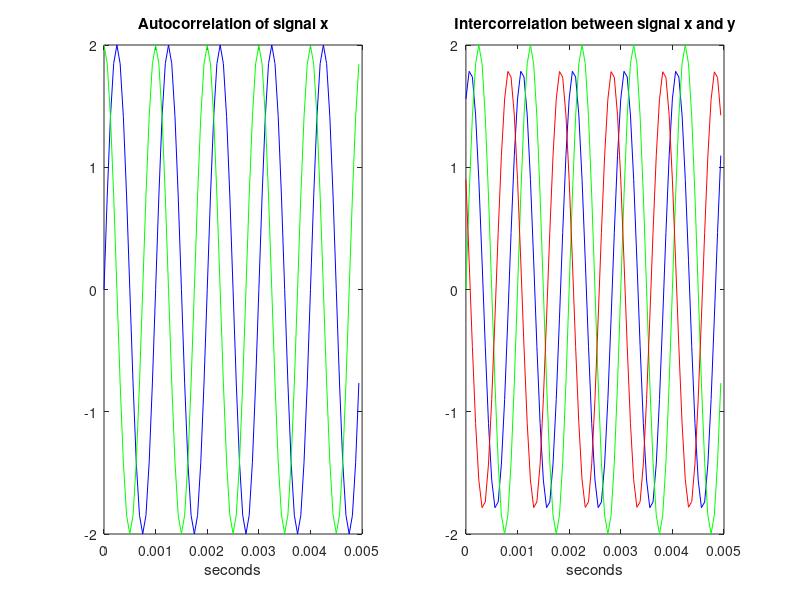

Reproduce this figure in MATLAB.
clear
clc

f0 = 1000; %Fréquence du sinus
fe = 16000; %Fréquence d'échantillonage
A=2;
T0 = 1/f0;
Te = 1/fe;
D = 2;
t = (0:Te:D);
n = ceil(5*(T0/Te)); % nbre d'échantillons

x = A*sin(2*pi*f0*t);

B=1.80; % à corriger
phi = pi/3;

y = B*sin(2*pi*f0*t+phi);

Cx = [];
nx = length(x);
x1 = [x,zeros(1,nx-1)];
for i=1:nx
    Cx = [Cx, (1/nx)*sum(x.*x1(i:nx+i-1))];
end

Cxy = [];
nx = length(x);
y1 = [y,zeros(1,nx-1)];
for i=1:nx
    Cxy = [Cxy, (1/nx)*sum(x.*y1(i:nx+i-1))];
end

figure;
subplot(1,2,1)
plot(t(1:n), x(1:n), 'b')
hold on
plot(t(1:n),Cx(1:n), 'g')
xlabel('seconds')
title('Autocorrelation of signal x')

subplot(1,2,2)
plot(t(1:n), y(1:n), 'b')
hold on
plot(t(1:n),x(1:n), 'g')
hold on
plot(t(1:n),Cxy(1:n), 'r')
xlabel('seconds')
title('Intercorrelation between signal x and y')
zoom xon